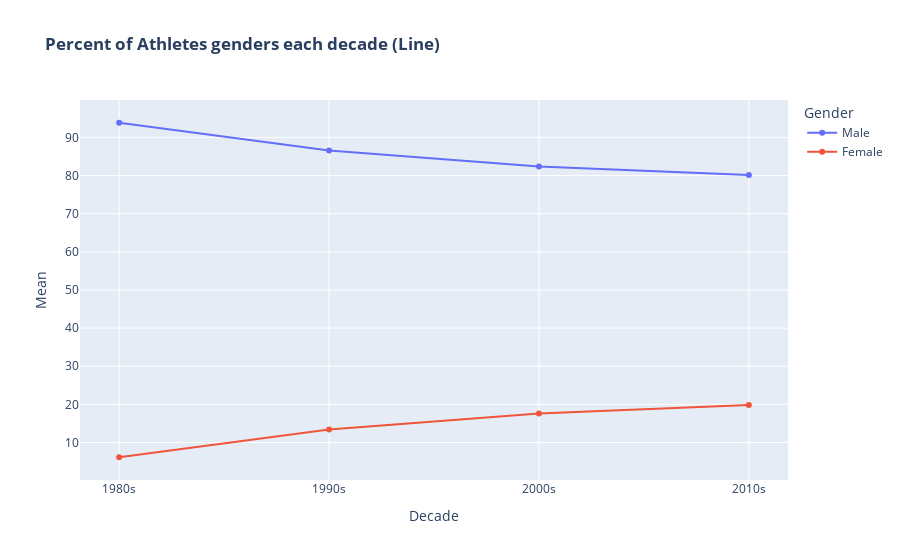

Notebook code cell kept with this figure:
### Code cell
fig = px.line(
    mean_gender,
    x='Decade',
    y='Mean',
    color='Gender',
    markers=True,
    title='<b>Percent of Athletes genders each decade (Line)'
)
fig.show()

### Figure 1 — Plotly figure (JSON) as saved in the notebook; plotly's stock layout.template omitted (floating-point values rounded to 4 significant figures)
{"data": [{"hovertemplate": "Gender=Male<br>Decade=%{x}<br>Mean=%{y}<extra></extra>", "legendgroup": "Male", "line": {"color": "#636efa", "dash": "solid"}, "marker": {"symbol": "circle"}, "mode": "lines+markers", "name": "Male", "orientation": "v", "showlegend": true, "type": "scatter", "x": ["1980s", "1990s", "2000s", "2010s"], "xaxis": "x", "y": [93.85, 86.55, 82.38, 80.14], "yaxis": "y"}, {"hovertemplate": "Gender=Female<br>Decade=%{x}<br>Mean=%{y}<extra></extra>", "legendgroup": "Female", "line": {"color": "#EF553B", "dash": "solid"}, "marker": {"symbol": "circle"}, "mode": "lines+markers", "name": "Female", "orientation": "v", "showlegend": true, "type": "scatter", "x": ["1980s", "1990s", "2000s", "2010s"], "xaxis": "x", "y": [6.15, 13.45, 17.62, 19.86], "yaxis": "y"}], "layout": {"legend": {"title": {"text": "Gender"}, "tracegroupgap": 0}, "title": {"text": "<b>Percent of Athletes genders each decade (Line)"}, "xaxis": {"anchor": "y", "domain": [0, 1], "title": {"text": "Decade"}}, "yaxis": {"anchor": "x", "domain": [0, 1], "title": {"text": "Mean"}}}}
